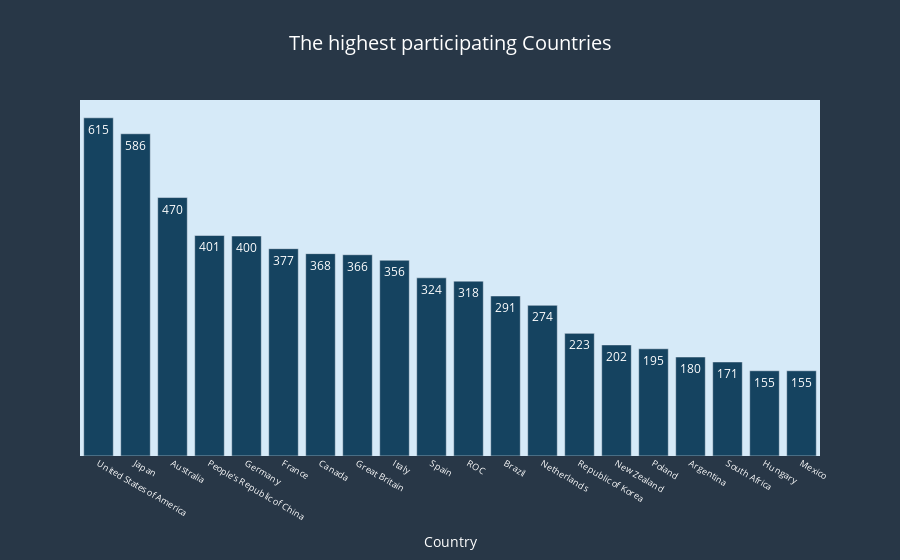

Notebook code cell kept with this figure:
### Markdown cell above
## which countries with the highest participation with Athletes

### Code cell
s2=df["NOC"].value_counts().sort_values(ascending=False).nlargest(20)
fig=px.bar(x=s2.index,y=s2.values,
    title="The highest participating Countries",
           labels={"x":"Country","y":"number of Athletes"},
          color_discrete_sequence=["#154360"],
           text=s2.values
          )
fig.update_layout(
title_font_color="#fff",paper_bgcolor="#283747",title_font_size=20,title_x=.5,font_color="#bbb",
    plot_bgcolor="#D6EAF8")
fig.update_yaxes(showgrid=False,visible=False)
fig.update_xaxes(tickfont_size=9,color="#fff")
fig.show()

### Figure 1 — Plotly figure (JSON) as saved in the notebook; plotly's stock layout.template omitted (floating-point values rounded to 4 significant figures)
{"data": [{"alignmentgroup": "True", "hovertemplate": "Country=%{x}<br>number of Athletes=%{y}<br>text=%{text}<extra></extra>", "legendgroup": "", "marker": {"color": "#154360", "pattern": {"shape": ""}}, "name": "", "offsetgroup": "", "orientation": "v", "showlegend": false, "text": ["615", "586", "470", "401", "400", "377", "368", "366", "356", "324", "318", "291", "274", "223", "202", "195", "180", "171", "155", "155"], "textposition": "auto", "type": "bar", "x": ["United States of America", "Japan", "Australia", "People's Republic of China", "Germany", "France", "Canada", "Great Britain", "Italy", "Spain", "ROC", "Brazil", "Netherlands", "Republic of Korea", "New Zealand", "Poland", "Argentina", "South Africa", "Hungary", "Mexico"], "xaxis": "x", "y": [615, 586, 470, 401, 400, 377, 368, 366, 356, 324, 318, 291, 274, 223, 202, 195, 180, 171, 155, 155], "yaxis": "y"}], "layout": {"barmode": "relative", "font": {"color": "#bbb"}, "legend": {"tracegroupgap": 0}, "paper_bgcolor": "#283747", "plot_bgcolor": "#D6EAF8", "title": {"font": {"color": "#fff", "size": 20}, "text": "The highest participating Countries", "x": 0.5}, "xaxis": {"anchor": "y", "color": "#fff", "domain": [0.0, 1.0], "tickfont": {"size": 9}, "title": {"text": "Country"}}, "yaxis": {"anchor": "x", "domain": [0.0, 1.0], "showgrid": false, "title": {"text": "number of Athletes"}, "visible": false}}}
